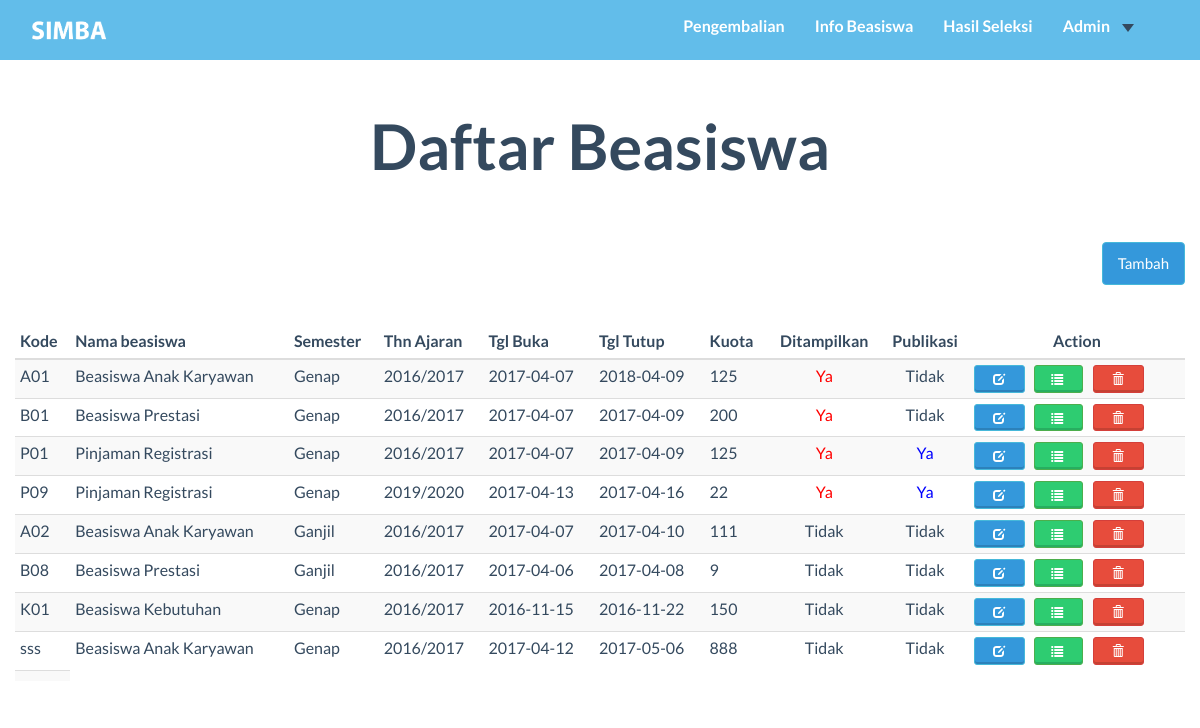
The page /user_admin/Index.php on the database as committed earlier.
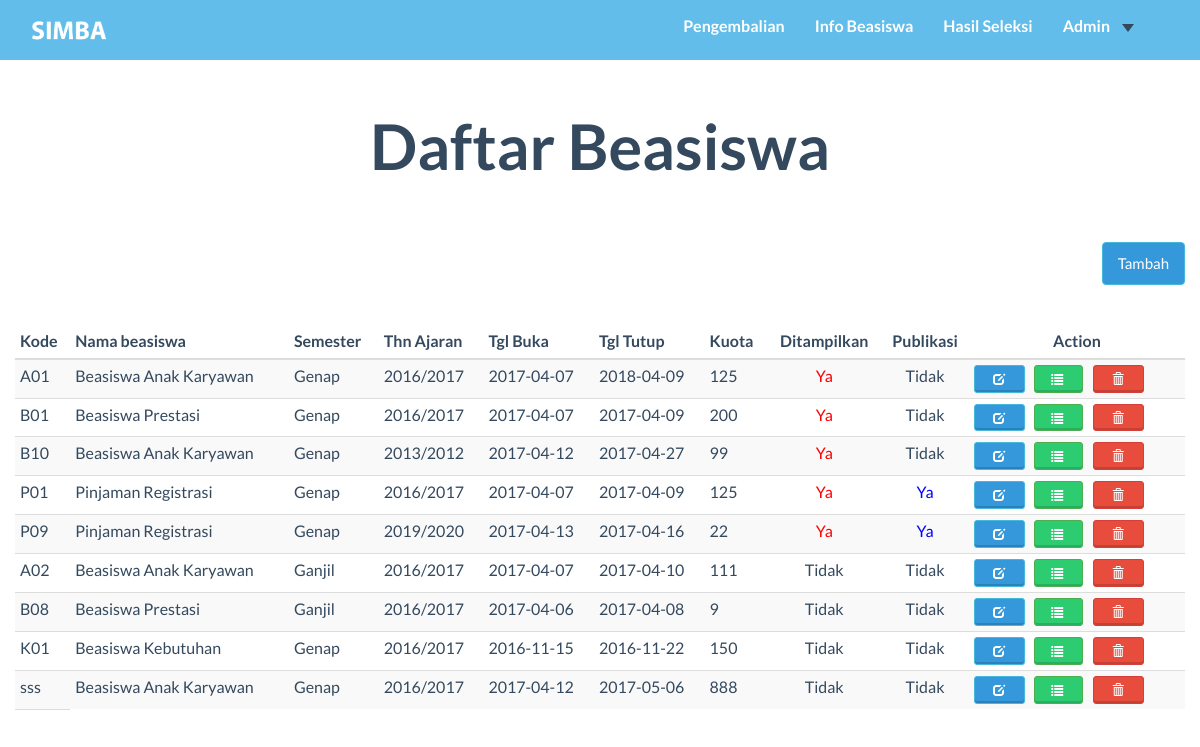
The same page on the database as committed later.
### tables this page shows
CREATE TABLE `beasiswa` (
  `kd_bsw` char(3) NOT NULL,
  `nama_bsw` varchar(99) NOT NULL,
  `semt` char(6) NOT NULL,
  `thn_ajar` char(9) NOT NULL,
  `tgl_buka` date NOT NULL,
  `tgl_tutup` date NOT NULL,
  `kuota` int(11) NOT NULL,
  `isTampil` tinyint(1) NOT NULL,
  `Keterangan` mediumtext NOT NULL,
  `isPublish` tinyint(1) NOT NULL DEFAULT '0'
);

### user_admin/Index.php (the view, shortened to what the changed rows need)
<?php
Include("../function/koneksi.php");
$getDataBsw=mysqli_query($koneksi,"SELECT * FROM beasiswa ORDER BY isTampil DESC");
?>
<!DOCTYPE HTML>
<html>
<head>
  <link href="../css/bootstrap.min.css" rel="stylesheet">
  <link rel="stylesheet" href="https://maxcdn.bootstrapcdn.com/bootstrap/3.3.7/css/bootstrap.min.css">
  <link href="../font-awesome/css/font-awesome.min.css" rel="stylesheet">
  <link href="../css/general.css" rel="stylesheet">
  <link href="../css/custom.css" rel="stylesheet">
  <link href="../css/owl.carousel.css" rel="stylesheet">
  <link href="../css/owl.theme.css" rel="stylesheet">
  <link href="../css/style.css" rel="stylesheet">
  <link href="../css/animate.css" rel="stylesheet">
  <link rel="stylesheet" href="../css/magnific-popup.css">
</head>
<body>
  <div class="container">
    <div class="row">
      <br/>  <br/><br/>
      <h2 class="text-center">Daftar Beasiswa</h2>
      <br/><br/>
      <br/><br/><br/>
      <table class="table-striped table table-condensed">
        <thead class="text-center">
          <th>Kode</th>
          <th>Nama beasiswa</th>
          <th>Semester</th>
          <th>Thn Ajaran</th>
          <th>Tgl Buka</th>
          <th>Tgl Tutup</th>
          <th>Kuota</th>
          <th class="text-center">Ditampilkan</th>
          <th class="text-center">Publikasi</th>
          <th class="text-center">Action</th>
        </thead>
        <tbody>
          <?php
          while ($rowBsw= mysqli_fetch_array($getDataBsw)){
            $ketTampil="Tidak";
            $warna="#34495e";
            if($rowBsw['isTampil']==1){
              $ketTampil="Ya";
              $warna="red";
            }
            if($rowBsw['isPublish']==1){
              $ketTampil1="Ya";
              $warna1="blue";
            }
            elseif ($rowBsw['isPublish']==0) {
              $ketTampil1="Tidak";
              $warna1="34495e";
            }
            $isAnakKar = "";
            $isBswPres = "";
            $isBesKeb = "";
            $isPinReg = "";
            if($rowBsw['nama_bsw']=="Beasiswa Anak Karyawan"){
                $isAnakKar="selected";
            }elseif($rowBsw['nama_bsw']=="Beasiswa Prestasi"){
                $isBswPres="selected";
            }
            elseif($rowBsw['nama_bsw']=="Beasiswa Kebutuhan"){
                $isBesKeb="selected";
            }
            elseif($rowBsw['nama_bsw']=="Pinjaman Registrasi"){
                $isPinReg="selected";
            }
            $isSemtGenap ="";
            $isSemtGanjil="";
            if($rowBsw['semt']=="Genap"){
                $isSemtGenap="selected";
            }elseif($rowBsw['semt']=="Ganjil"){
                $isSemtGanjil="selected";
            }
            $isTampilvalue="";
            $isNotTampilvalue="";
            if($rowBsw['isTampil'])
            {
                $isTampilvalue="checked";
            }else{
                $isNotTampilvalue="checked";
            }
            echo'
            <tr>
            <td>'.$rowBsw['kd_bsw'].'</td>
            <td>'.$rowBsw['nama_bsw'].'</td>
            <td>'.$rowBsw['semt'].'</td>
            <td>'.$rowBsw['thn_ajar'].'</td>
            <td>'.$rowBsw['tgl_buka'].'</td>
            <td>'.$rowBsw['tgl_tutup'].'</td>
            <td>'.$rowBsw['kuota'].'</td>
            <td class="text-center" style="color:'.$warna.'">'.$ketTampil.'</td>
            <td class="text-center" style="color:'.$warna1.'">'.$ketTampil1.'</td>
            <td>
            <button type="button" class="btn btn-embossed btn-info btn-xs" style="padding-right:-20"data-toggle="modal" data-target="#myModal'.$rowBsw['kd_bsw'].'"> &nbsp &nbsp <span class="	glyphicon glyphicon-edit"></span></button>
            <a href="detail_pendaftar.php?kd_bsw='.$rowBsw['kd_bsw'].'" class="btn btn-success btn-embossed btn-xs" style="text-decoration: none">&nbsp &nbsp<span class="glyphicon glyphicon-list"></span></a>
            <button type="button" class="btn btn-embossed btn-danger btn-xs" style="padding-right:-20"data-toggle="modal" data-target="#delModal'.$rowBsw['kd_bsw'].'"> &nbsp &nbsp <span class="	glyphicon glyphicon-trash"></span></button>
            <div id="delModal'.$rowBsw['kd_bsw'].'" class="modal fade " role="dialog">
                    <a href="delete_beasiswa.php?kd_bsw='.$rowBsw['kd_bsw'].'" class="btn btn-danger btn-embossed btn-sm" style="text-decoration: none">Delete</a>
            </div>
            <div class="modal fade" id="myModal'.$rowBsw['kd_bsw'].'" role="dialog">
                      <input type="text" class="form-control" id="kd_bsw" name="kd_bsw" value="'.$rowBsw['kd_bsw'].'">
                        <option value="Beasiswa Anak Karyawan"'.$isAnakKar.'>Beasiswa Anak Karyawan</option>
                        <option value="Beasiswa Prestasi"'.$isBswPres.'>Beasiswa Prestasi</option>
                        <option value="Beasiswa Kebutuhan"'.$isBesKeb.'>Beasiswa Kebutuhan</option>
                        <option value="Pinjaman Registrasi"'.$isPinReg.'>Pinjaman Registrasi</option>
                          <option value="Genap"'.$isSemtGenap.' >Genap</option>
                          <option value="Ganjil"'.$isSemtGanjil.'>Ganjil</option>
                        <input type="text" class="form-control" id="thn_ajar" name="thn_ajar" value="'.$rowBsw['thn_ajar'].'">
                        <input type="date" class="form-control" id="mulai" name="mulai" value="'.$rowBsw['tgl_buka'].'">
                        <input type="date" class="form-control" id="tutup" name="tutup" value="'.$rowBsw['tgl_tutup'].'">
                        <input type="text" class="form-control" id="kuota" name="kuota" value="'.$rowBsw['kuota'].'">
                          <label ><input type="radio" name="tampil" value="1"'.$isTampilvalue.'>&nbsp Ya &nbsp &nbsp </label>
                          <label ><input type="radio" name="tampil" value="0"'.$isNotTampilvalue.'>&nbsp Tidak</label>
                        <input type="text" class="form-control" id="ket" name="ket" value="'.$rowBsw['Keterangan'].'">
            </div>
            </tr>
            ';
          }
          ?>
          <td>
          </div>
</div>
</body>
</html>

Rows that differ between the two databases and show on the page:
added beasiswa: kd_bsw "B10", nama_bsw "Beasiswa Anak Karyawan", semt "Genap", thn_ajar "2013/2012", tgl_buka "2017-04-12", tgl_tutup "2017-04-27", kuota "99", isTampil "Ya", isPublish "Tidak"
